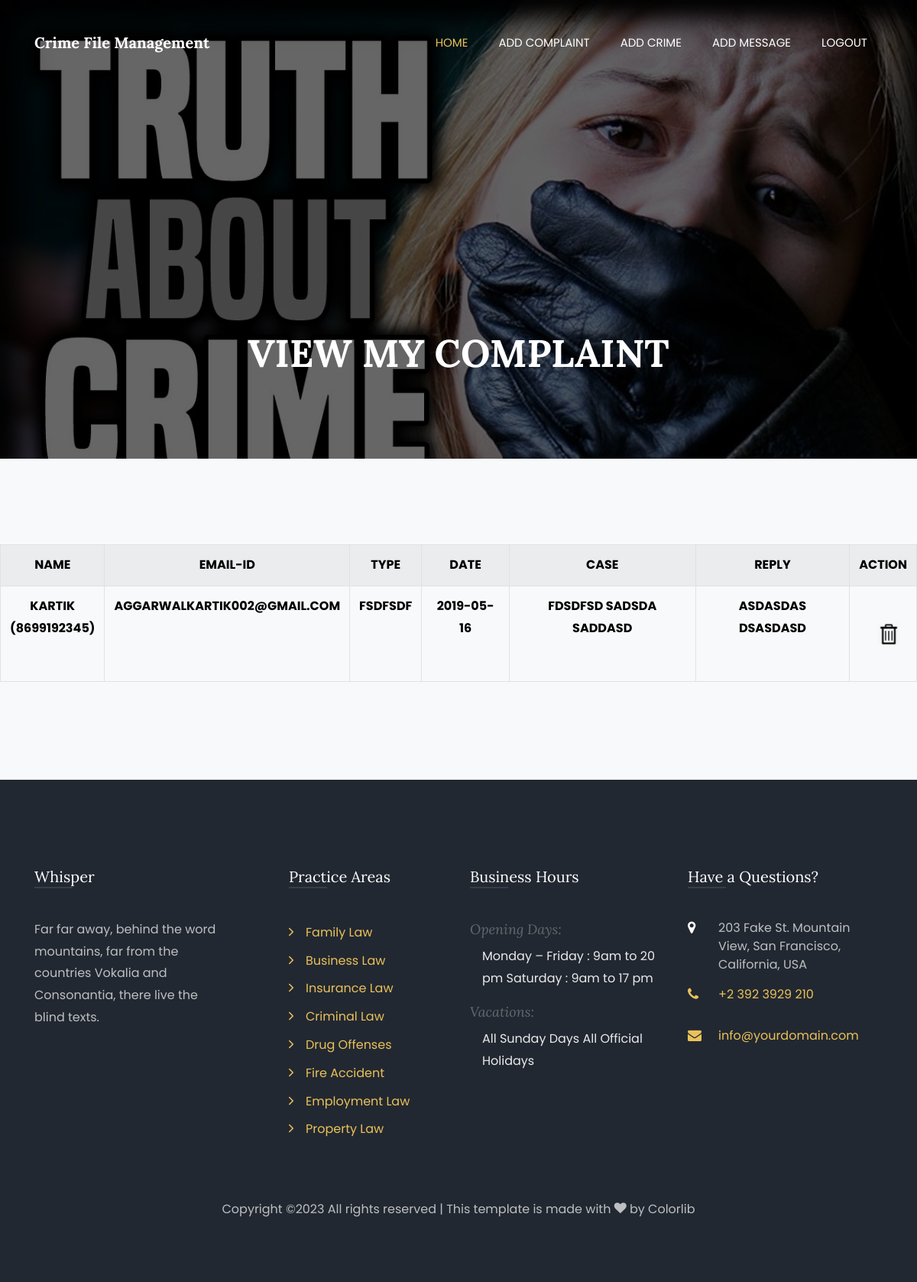
The app's page /s_complaint/ (signed in) with its own data.
### crime/models.py (models this page shows, shortened)
class Addcom2(models.Model):
	p_id = models.AutoField(primary_key=True)
	name=models.CharField(max_length=100)
	email=models.CharField(max_length=100)
	no=models.CharField(max_length=100)
	type1=models.CharField(max_length=100)
	date=models.CharField(max_length=100)
	case1=models.TextField(max_length=500)
	rpy=models.TextField(max_length=500)

### crime/views.py (the view)
# urls.py: path('s_complaint/',views.s_complaint),
def s_complaint(request):
	if request.session.has_key('email'):
		email = request.session['email']
		data=Addcom2.objects.filter(email=email).all()
		return render(request,"template/s_complaint.html", {"alldata" : data})
	else:
		return redirect('/login/')

### crime/template/s_complaint.html (shortened to what this page needs)
{% load static %}
{% include 'template/usermenu.html' %}
    <section class="hero-wrap hero-wrap-2"
    style="background-image: url({% static 'my/12.jpg' %});" data-stellar-background-ratio="0.5">
      <div class="overlay"></div>
      <div class="container">
        <div class="row no-gutters slider-text align-items-end justify-content-center">
          <div class="col-md-9 ftco-animate pb-5 text-center">
            <h1 class="mb-3 bread">VIEW MY COMPLAINT</h1>
            <p class="breadcrumbs"><span class="mr-2">
          </div>
        </div>
      </div>
    </section>
   <section class="ftco-section bg-light">
      <div class="container-fluid">
        <div class="row">
          <table class="table table-striped table-bordered">
            <tr>
                <th>Name</th>
                <th>email-id</th>
                <th>type</th>
                <th>date</th>
                <th>Case</th>
                <th>Reply</th>
                <th>Action</th>
              </tr>
              {% for single in alldata %}
                <tr>
                    <th>{{single.name}}<br/>({{single.no}})</th>
                    <th>{{single.email}}</th>
                    <th>{{single.type1}}</th>
                    <th>{{single.date}}</th>
                    <th>{{single.case1}}</th>
                    <th>{{single.rpy}}</th>
                    <th><a href=" {% url 'delete_cmp' pk=single.p_id %}" style="    line-height: 100px;
    text-align: center;
    margin-left: 15px;"><img src="{% static 'my/del.png' %}" height="30" width="30"></a> </th>
                  </tr>
          {% endfor %}
        </table>
        </div>
      </div>
    </section>
    {% include 'template/adminfooter.html' %}

### crime/template/s_complaint.html (style rules this page uses)
th { text-align: center; color: black; text-transform: uppercase; }

### records on screen
Addcom2: name "KARTIK", no "8699192345", email "AGGARWALKARTIK002@GMAIL.COM", type1 "FSDFSDF", date "2019-05-16", case1 "FDSDFSD SADSDA SADDASD", rpy "ASDASDAS DSASDASD"
